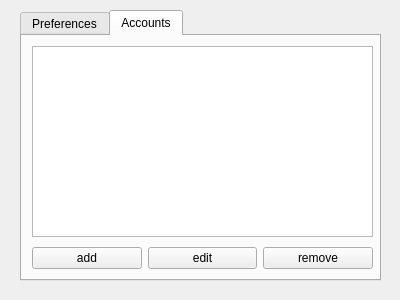
<?xml version="1.0" encoding="UTF-8"?>
<ui version="4.0">
 <class>PreferencesDialog</class>
 <widget class="QDialog" name="PreferencesDialog">
  <property name="geometry">
   <rect>
    <x>0</x>
    <y>0</y>
    <width>400</width>
    <height>300</height>
   </rect>
  </property>
  <property name="windowTitle">
   <string>Dialog</string>
  </property>
  <widget class="QTabWidget" name="tabWidget">
   <property name="geometry">
    <rect>
     <x>20</x>
     <y>10</y>
     <width>361</width>
     <height>271</height>
    </rect>
   </property>
   <property name="currentIndex">
    <number>1</number>
   </property>
   <widget class="QWidget" name="preferencesTab">
    <attribute name="title">
     <string>Preferences</string>
    </attribute>
    <widget class="QPushButton" name="cancelButton">
     <property name="geometry">
      <rect>
       <x>270</x>
       <y>210</y>
       <width>80</width>
       <height>23</height>
      </rect>
     </property>
     <property name="text">
      <string>cancel</string>
     </property>
    </widget>
    <widget class="QPushButton" name="saveButton">
     <property name="geometry">
      <rect>
       <x>180</x>
       <y>210</y>
       <width>80</width>
       <height>23</height>
      </rect>
     </property>
     <property name="text">
      <string>save</string>
     </property>
    </widget>
   </widget>
   <widget class="QWidget" name="accountsTab">
    <attribute name="title">
     <string>Accounts</string>
    </attribute>
    <widget class="QTableView" name="tableView">
     <property name="geometry">
      <rect>
       <x>10</x>
       <y>10</y>
       <width>341</width>
       <height>191</height>
      </rect>
     </property>
    </widget>
    <widget class="QWidget" name="layoutWidget">
     <property name="geometry">
      <rect>
       <x>10</x>
       <y>210</y>
       <width>341</width>
       <height>25</height>
      </rect>
     </property>
     <layout class="QHBoxLayout" name="horizontalLayout">
      <item>
       <widget class="QPushButton" name="addButton">
        <property name="text">
         <string>add</string>
        </property>
       </widget>
      </item>
      <item>
       <widget class="QPushButton" name="editButton">
        <property name="text">
         <string>edit</string>
        </property>
       </widget>
      </item>
      <item>
       <widget class="QPushButton" name="removeButton">
        <property name="text">
         <string>remove</string>
        </property>
       </widget>
      </item>
     </layout>
    </widget>
   </widget>
  </widget>
 </widget>
 <resources/>
 <connections/>
</ui>
